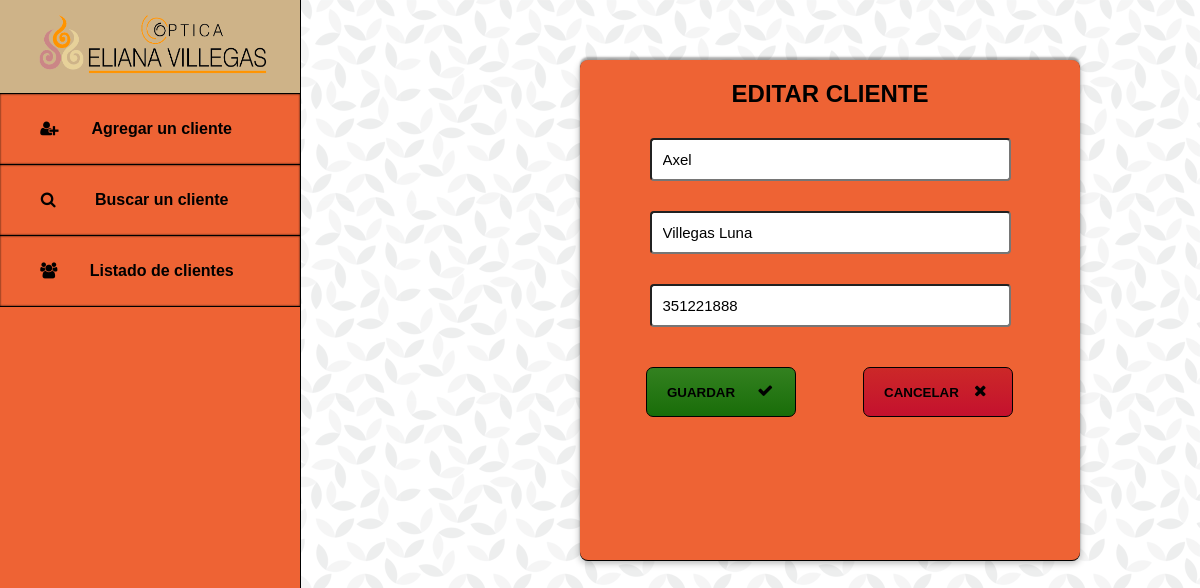
/editar-cliente.php?id=1, run on the app's committed database.
### tables this page shows
CREATE TABLE `clientes` (
  `id_cliente` int(11) NOT NULL,
  `nombre` varchar(50) NOT NULL,
  `apellido` varchar(50) NOT NULL,
  `telefono` varchar(20) DEFAULT NULL,
  `borrado` int(11) NOT NULL DEFAULT 0
);

### controladores/helpers.php (called while the page is built, shortened)
<?php
function encontrarCliente($db, $id){
    $query = $db->prepare("SELECT * FROM clientes WHERE id_cliente = $id");
    $query->execute();
    $cliente = $query->fetchAll(PDO::FETCH_ASSOC);
    return $cliente;
}
?>

### editar-cliente.php (the view, shortened to what this page needs)
<?php
require_once 'conexion.php';
require_once 'controladores/helpers.php';
$erroresEnRegistro = [];
if(isset($_GET['id'])){
    $id = $_GET['id'];
    $cliente = encontrarCliente($db, $id);
}
?>
<!DOCTYPE html>
<html lang="es">
<head>
    <link rel="stylesheet" type="text/css" href="css/styles.css">
    <link rel="stylesheet" type="text/css" href="css/styles2.css">
    <link rel="stylesheet" href="css/fontello.css">
</head>
<body>
    <?php require_once('menu.php'); ?>
    <section id="section">
        <div id="form">
            <form action="editar-cliente.php" method="POST">
                <h2>EDITAR CLIENTE</h2>
                <input name="nombre" type="text" placeholder="Nombre"
                <?php if(empty($_POST)): ?>
                    value="<?= $cliente[0]['nombre'] ?>">
                <?php else: ?>
                    value="<?= persistirDato("nombre", $erroresEnRegistro) ?>">
                <?php endif;  ?>
                <input name="apellido" type="text" placeholder="Apellido"
                <?php if(empty($_POST)): ?>
                    value="<?= $cliente[0]['apellido'] ?>">
                <?php else: ?>
                    value="<?= persistirDato("apellido", $erroresEnRegistro) ?>">
                <?php endif;  ?>
                <input name="telefono" type="text" placeholder="Telefono"
                <?php if(empty($_POST)): ?>
                    value="<?= $cliente[0]['telefono'] ?>">
                <?php else: ?>
                    value="<?= persistirDato("telefono", $erroresEnRegistro) ?>">
                <?php endif;  ?>
                <i class="icon-cancel cancel"></i><a href="javascript:history.back()"><input type="button" value="CANCELAR" class="red"></a>
                <i class="icon-ok ok"></i><input type="submit" class="green" value="GUARDAR">
            </form>
        </div>
    </section>
</body>
</html>

### css/styles.css (style rules this page uses)
* { margin: 0px; padding: 0px; }
body { background: url("../img/geometric-leaves.png"); }
#section #form { width: 500px; height: 500px; background: #ee6334; float: left; margin-top: 60px; margin-left: 580px; border-radius: 8px; -webkit-box-shadow: 0px 0px 1px rgba(0, 0, 0, 0.3), 0px 3px 7px rgba(0, 0, 0, 0.3), 0px 1px, 0px -3px 2px rgba(0, 0, 0, 0.3); box-shadow: 0px 0px 1px rgba(0, 0, 0, 0.3), 0px 3px 7px rgba(0, 0, 0, 0.3), 0px 1px, 0px -3px 2px rgba(0, 0, 0, 0.3); }
#section #form h2 { text-align: center; margin-top: 20px; font-family: Arial, Helvetica, sans-serif; }
#section #form input[type="text"] { display: block; width: 67%; margin: 0px auto; font-size: 15px; padding: 11px; border-radius: 4px; margin-top: 30px; }
#section #form .red { background: -webkit-gradient(linear, left top, left bottom, from(#cc2828), to(#c4112e)); background: linear-gradient(to bottom, #cc2828 0%, #c4112e 100%); }
#section #form .green { background: -webkit-gradient(linear, left top, left bottom, from(#338120), to(#196d09)); background: linear-gradient(to bottom, #338120 0%, #196d09 100%); }
#section #form i { display: block; position: absolute; }
#section #form .ok { margin-top: 55px; margin-left: 174px; }
#section #form .cancel { margin-left: 389px; margin-top: 55px; }
#section #form input[type="submit"], #section #form input[type="button"] { display: block; float: right; margin-top: 40px; margin-right: 67px; text-align: start; padding-left: 20px; width: 150px; height: 50px; border-radius: 7px; font-family: Arial, Helvetica, sans-serif; font-weight: bold; border: 1px solid black; cursor: pointer; }

### data on the page
clientes: nombre "Axel", apellido "Villegas Luna", telefono "351221888"
